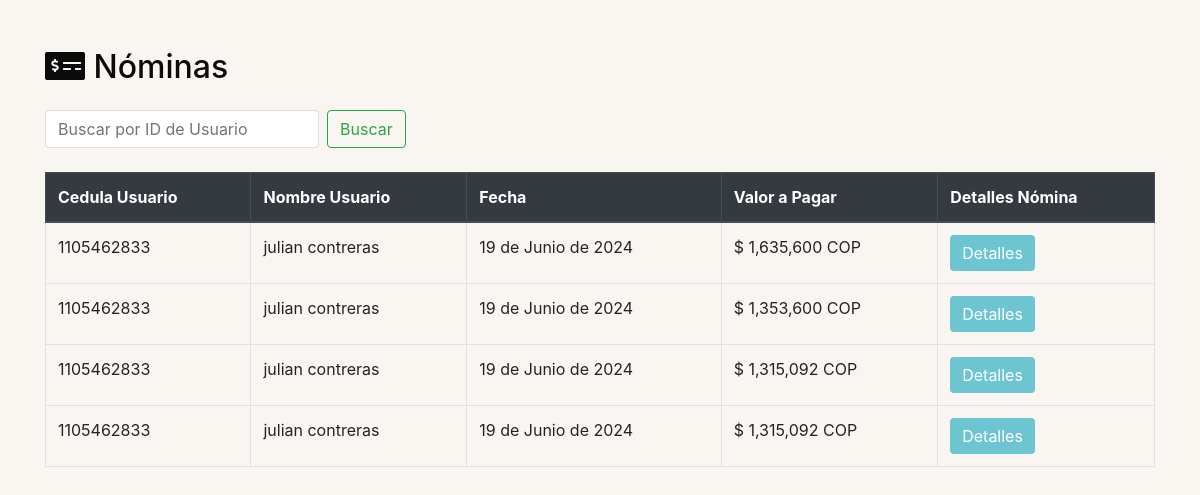
The app's page /recursos_humanos/RH/nomina.php (signed in), older data.
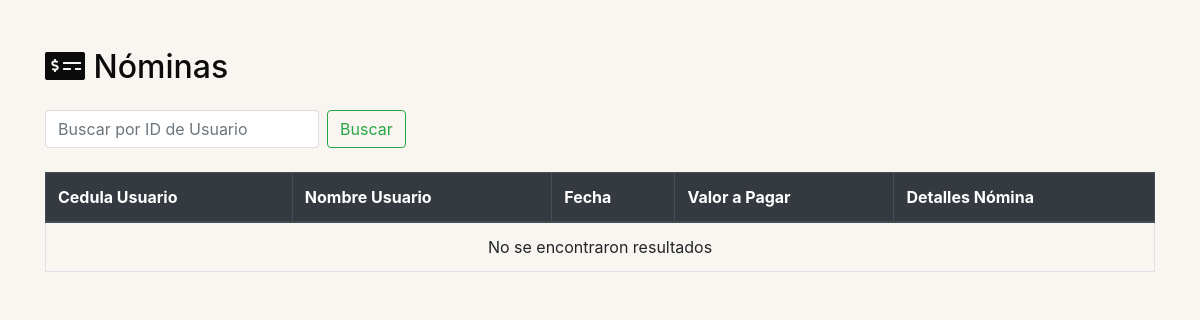
The same page, newer data.
### tables this page shows
CREATE TABLE `nomina` (
  `ID` int(11) NOT NULL,
  `ID_user` int(11) NOT NULL,
  `Fecha` datetime NOT NULL,
  `ID_deduccion` int(11) NOT NULL,
  `Id_suma` int(11) NOT NULL,
  `dias_trabajados` int(10) DEFAULT NULL,
  `Valor_Pagar` int(20) NOT NULL
);

### recursos_humanos/RH/nomina.php (the view, shortened to what this page needs)
<?php
include '../../conexion/db.php';
$id_us = $_SESSION['id_us'];
$query_usuario = $conexion->prepare("SELECT id_empresa, id_rol FROM usuarios WHERE id_us = :id_us");
$query_usuario->bindParam(':id_us', $id_us);
$query_usuario->execute();
$usuario_activo = $query_usuario->fetch(PDO::FETCH_ASSOC);
$id_empresa = $usuario_activo['id_empresa'];
$sql = "SELECT n.ID, n.ID_user, CONCAT(u.nombre_us, ' ', u.apellido_us) AS nombre_completo, DATE_FORMAT(n.fecha, '%d de %M de %Y') AS fecha, n.id_deduccion, n.id_suma, FORMAT(n.Valor_Pagar, 0) AS Valor_Pagar
        FROM nomina n
        INNER JOIN usuarios u ON n.ID_user = u.id_us
        WHERE u.id_empresa = :id_empresa";
$stmt = $conexion->prepare($sql);
$stmt->bindParam(':id_empresa', $id_empresa);
$stmt->execute();
$nomina = $stmt->fetchAll(PDO::FETCH_ASSOC);
$buscar_id = isset($_GET['buscar_id']) ? $_GET['buscar_id'] : '';
?>
<!DOCTYPE html>
<html lang="es">
<head>
    <link rel="stylesheet" href="https://maxcdn.bootstrapcdn.com/bootstrap/4.5.2/css/bootstrap.min.css">
    <link rel="stylesheet" href="admin.css">
    <link rel="stylesheet" href="https://cdnjs.cloudflare.com/ajax/libs/font-awesome/5.15.4/css/all.min.css">
</head>
<body>
    <div class="container mt-5">
        <h2 class="mb-4"><i class="fas fa-money-check-alt"></i> Nóminas</h2>
        <form class="form-inline mb-4" method="GET">
            <input class="form-control mr-sm-2" type="search" name="buscar_id" placeholder="Buscar por ID de Usuario" aria-label="Buscar" value="<?= htmlspecialchars($buscar_id) ?>">
            <button class="btn btn-outline-success my-2 my-sm-0" type="submit">Buscar</button>
        </form>
        <table class="table table-bordered">
            <thead class="thead-dark">
                <tr>
                    <th>Cedula Usuario</th>
                    <th>Nombre Usuario</th>
                    <th>Fecha</th>
                    <th>Valor a Pagar</th>
                    <th>Detalles Nómina</th>
                </tr>
            </thead>
            <tbody>
                <?php if (empty($nomina)) : ?>
                    <tr>
                        <td colspan="7" class="text-center">No se encontraron resultados</td>
                    </tr>
                <?php else : ?>
                    <?php foreach ($nomina as $fila) : ?>
                        <tr>
                            <td><?= htmlspecialchars($fila['ID_user']) ?></td>
                            <td><?= htmlspecialchars($fila['nombre_completo']) ?></td>
                            <td><?= htmlspecialchars($fila['fecha']) ?></td>
                            <td>$ <?= htmlspecialchars($fila['Valor_Pagar']) ?> COP</td>
                            <td><a href="detalles.php?id=<?= htmlspecialchars($fila['ID']) ?>" class="btn btn-primary">Detalles</a></td>
                        </tr>
                    <?php endforeach; ?>
                <?php endif; ?>
            </tbody>
        </table>
    </div>
</body>
</html>

### recursos_humanos/RH/admin.css (style rules this page uses)
:root { --primary-color: #c7a17a; --background-color: #f9f5f0; --dark-color: #151515; --hover-button-color: #9b7752; --button-login-color: #6DC5D1; --button-login-hover: #59a2ac; --button-decline-term: #e88162; }
body { background-color: #F9F5F0; color: #0B0B0B; }
.form-control { border: 1px solid #DDDDDD; }
.thead-dark { background-color: var(--hover-button-color); color: #FFFFFF; }
input.btn.btn-primary, a.btn.btn-primary, button.btn.btn-success { background-color: var(--button-login-color); color: #FFFFFF; border: none; outline: none; box-shadow: none; }

Row changes from the older to the newer data that the page shows:
removed nomina: ID_user "1105462833", nombre_completo "julian contreras", fecha "19 de Junio de 2024", Valor_Pagar "1,635,600"
removed nomina: ID_user "1105462833", nombre_completo "julian contreras", fecha "19 de Junio de 2024", Valor_Pagar "1,353,600"
removed nomina: ID_user "1105462833", nombre_completo "julian contreras", fecha "19 de Junio de 2024", Valor_Pagar "1,315,092"
Text that changed along with them:
text now shown: "No se encontraron resultados"
